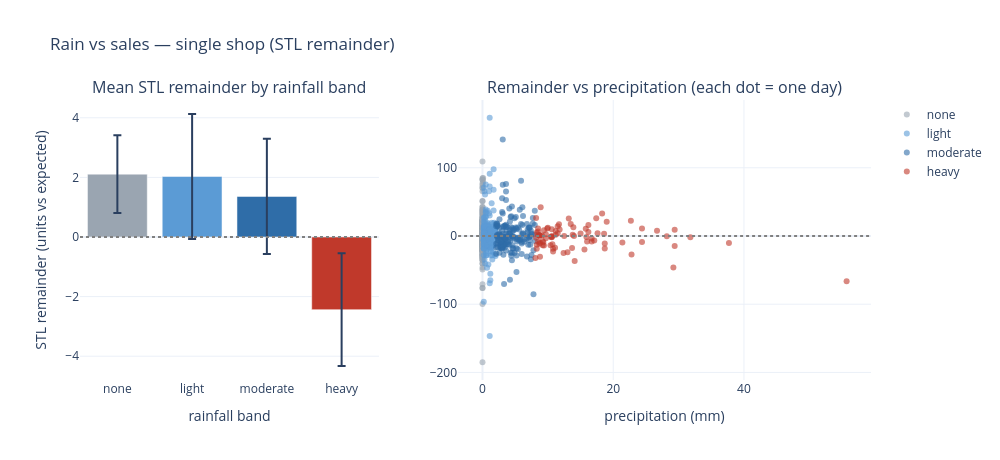

This figure's notebook cell:
### Code cell
band_stats = (
    dec.groupby("band", observed=True)["remainder"]
    .agg(["count", "mean", "std"])
    .reset_index()
)
band_stats["sem"] = band_stats["std"] / band_stats["count"] ** 0.5

fig = make_subplots(
    rows=1,
    cols=2,
    column_widths=[0.42, 0.58],
    subplot_titles=(
        "Mean STL remainder by rainfall band",
        "Remainder vs precipitation (each dot = one day)",
    ),
)

# --- left: band bars with error bars + day counts on hover ---
colors = ["#9aa5b1", "#5b9bd5", "#2f6da8", "#c0392b"]
fig.add_trace(
    go.Bar(
        x=band_stats["band"],
        y=band_stats["mean"],
        error_y=dict(type="data", array=band_stats["sem"], visible=True),
        marker_color=colors,
        customdata=band_stats[["count", "std"]],
        hovertemplate=(
            "<b>%{x}</b><br>mean remainder: %{y:.2f} units"
            "<br>days: %{customdata[0]}"
            "<br>std: %{customdata[1]:.1f}<extra></extra>"
        ),
        showlegend=False,
    ),
    row=1,
    col=1,
)
fig.add_hline(y=0, line_dash="dot", line_color="gray", row=1, col=1)

# --- right: raw scatter, colored by band, with a 0 reference line ---
for b, c in zip(["none", "light", "moderate", "heavy"], colors):
    sub = dec[dec["band"] == b]
    fig.add_trace(
        go.Scatter(
            x=sub["precipitation"],
            y=sub["remainder"],
            mode="markers",
            name=b,
            marker=dict(color=c, size=6, opacity=0.6),
            hovertemplate=(
                f"<b>{b}</b><br>precip: %{{x:.1f}} mm"
                "<br>remainder: %{y:.1f} units<extra></extra>"
            ),
        ),
        row=1,
        col=2,
    )
fig.add_hline(y=0, line_dash="dot", line_color="gray", row=1, col=2)

fig.update_xaxes(title_text="rainfall band", row=1, col=1)
fig.update_yaxes(title_text="STL remainder (units vs expected)", row=1, col=1)
fig.update_xaxes(title_text="precipitation (mm)", row=1, col=2)
fig.update_layout(
    height=460,
    width=1000,
    title_text="Rain vs sales — single shop (STL remainder)",
    template="plotly_white",
)
fig.show()

### Figure 1 — Plotly figure (JSON) as saved in the notebook; plotly's stock layout.template omitted (floating-point values rounded to 4 significant figures; data arrays with more than 128 entries replaced by an {"elided": "..."} marker saying what was removed)
{"data": [{"customdata": [[362.0, 24.81], [197.0, 29.41], [171.0, 25.29], [83.0, 17.22]], "error_y": {"array": [1.304, 2.095, 1.934, 1.89], "type": "data", "visible": true}, "hovertemplate": "<b>%{x}</b><br>mean remainder: %{y:.2f} units<br>days: %{customdata[0]}<br>std: %{customdata[1]:.1f}<extra></extra>", "marker": {"color": ["#9aa5b1", "#5b9bd5", "#2f6da8", "#c0392b"]}, "showlegend": false, "type": "bar", "x": ["none", "light", "moderate", "heavy"], "xaxis": "x", "y": [2.109, 2.031, 1.362, -2.439], "yaxis": "y"}, {"hovertemplate": "<b>none</b><br>precip: %{x:.1f} mm<br>remainder: %{y:.1f} units<extra></extra>", "marker": {"color": "#9aa5b1", "opacity": 0.6, "size": 6}, "mode": "markers", "name": "none", "type": "scatter", "x": {"elided": "362 float values"}, "xaxis": "x2", "y": {"elided": "362 float values"}, "yaxis": "y2"}, {"hovertemplate": "<b>light</b><br>precip: %{x:.1f} mm<br>remainder: %{y:.1f} units<extra></extra>", "marker": {"color": "#5b9bd5", "opacity": 0.6, "size": 6}, "mode": "markers", "name": "light", "type": "scatter", "x": {"elided": "197 float values"}, "xaxis": "x2", "y": {"elided": "197 float values"}, "yaxis": "y2"}, {"hovertemplate": "<b>moderate</b><br>precip: %{x:.1f} mm<br>remainder: %{y:.1f} units<extra></extra>", "marker": {"color": "#2f6da8", "opacity": 0.6, "size": 6}, "mode": "markers", "name": "moderate", "type": "scatter", "x": {"elided": "171 float values"}, "xaxis": "x2", "y": {"elided": "171 float values"}, "yaxis": "y2"}, {"hovertemplate": "<b>heavy</b><br>precip: %{x:.1f} mm<br>remainder: %{y:.1f} units<extra></extra>", "marker": {"color": "#c0392b", "opacity": 0.6, "size": 6}, "mode": "markers", "name": "heavy", "type": "scatter", "x": [14.0, 26.7, 10.8, 15.6, 9.4, 8.5, 11.2, 8.3, 8.2, 11.7, 10.8, 10.6, 8.3, 16.2, 8.3, 17.1, 10.5, 13.5, 17.6, 21.4, 18.6, 31.8, 12.4, 8.8, 29.4, 8.9, 37.7, 16.2, 13.2, 29.2, 13.9, 8.8, 16.0, 11.5, 11.8, 55.7, 12.5, 24.4, 10.4, 8.8, 8.7, 18.7, 22.7, 14.1, 15.9, 13.8, 11.2, 9.7, 8.5, 18.3, 10.0, 9.3, 9.2, 13.7, 8.5, 29.4, 22.8, 8.5, 19.0, 15.0, 11.1, 28.2, 10.6, 9.7, 9.9, 8.1, 9.4, 24.4, 16.7, 10.6, 9.2, 15.8, 8.8, 13.0, 8.7, 10.7, 17.4, 11.5, 8.2, 10.6, 18.7, 16.7, 9.1], "xaxis": "x2", "y": [0.006381, 7.702, -22.6, -19.73, -13.86, 1.597, 7.459, -18.58, -2.5, 17.28, -18.83, 9.794, 5.19, 16.16, -12.76, -6.543, -1.371, 17.59, 4.021, -9.72, 3.42, -1.971, -24.87, -30.51, 9.067, 42.21, -10.28, 5.95, 25.59, -46.35, 12.62, 1.241, -8.266, 4.011, 9.487, -66.39, 0.1529, 10.93, -13.41, -9.833, 0.5794, -18.29, 22.32, -36.8, -1.497, 1.935, 1.848, -3.216, 10.81, 32.91, 12.0, -9.274, -13.65, -17.67, -8.038, -14.53, -27.21, 6.687, 21.04, 3.655, -17.37, -0.5189, -1.69, 2.462, 11.01, -32.2, 8.249, -8.815, -7.951, -0.1873, -7.681, 10.67, 0.4636, -23.99, -11.27, -12.0, 26.15, 14.14, 26.48, -1.02, -11.07, -3.81, 0.8237], "yaxis": "y2"}], "layout": {"annotations": [{"font": {"size": 16}, "showarrow": false, "text": "Mean STL remainder by rainfall band", "x": 0.189, "xanchor": "center", "xref": "paper", "y": 1, "yanchor": "bottom", "yref": "paper"}, {"font": {"size": 16}, "showarrow": false, "text": "Remainder vs precipitation (each dot = one day)", "x": 0.739, "xanchor": "center", "xref": "paper", "y": 1, "yanchor": "bottom", "yref": "paper"}], "height": 460, "shapes": [{"line": {"color": "gray", "dash": "dot"}, "type": "line", "x0": 0, "x1": 1, "xref": "x domain", "y0": 0, "y1": 0, "yref": "y"}, {"line": {"color": "gray", "dash": "dot"}, "type": "line", "x0": 0, "x1": 1, "xref": "x2 domain", "y0": 0, "y1": 0, "yref": "y2"}], "title": {"text": "Rain vs sales — single shop (STL remainder)"}, "width": 1000, "xaxis": {"anchor": "y", "domain": [0, 0.378], "title": {"text": "rainfall band"}}, "xaxis2": {"anchor": "y2", "domain": [0.478, 1], "title": {"text": "precipitation (mm)"}}, "yaxis": {"anchor": "x", "domain": [0, 1], "title": {"text": "STL remainder (units vs expected)"}}, "yaxis2": {"anchor": "x2", "domain": [0, 1]}}}
